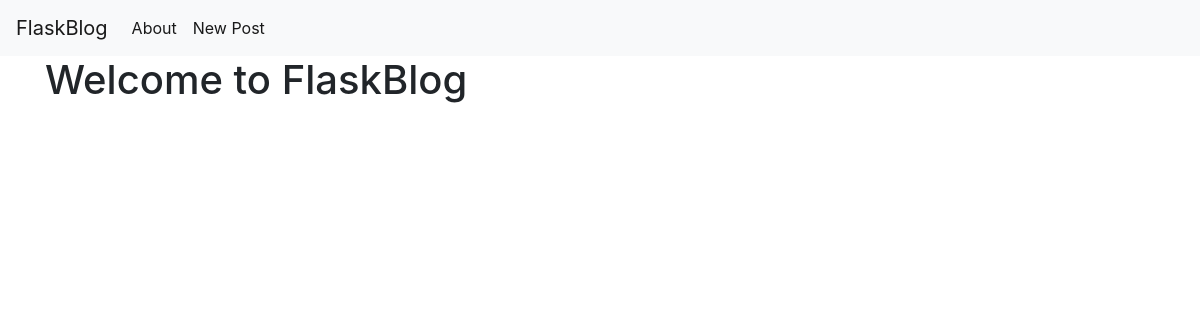
/, run on an earlier commit of the app's database.
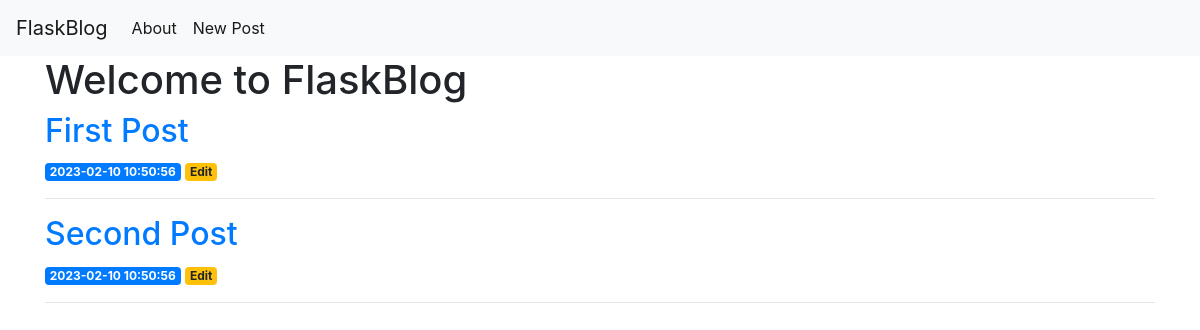
And on a later commit of the database.
### tables this page shows
CREATE TABLE posts (
    id INTEGER PRIMARY KEY AUTOINCREMENT,
    created TIMESTAMP NOT NULL DEFAULT CURRENT_TIMESTAMP,
    title TEXT NOT NULL,
    content TEXT NOT NULL
);

### app.py (the view)
@app.route('/')
def index():
    conn = get_db_connection()
    posts = conn.execute('SELECT * FROM posts').fetchall()
    conn.close()
    return render_template('index.html', posts=posts)

### app.py (called while the page is built)
def get_db_connection():
    conn = sqlite3.connect('database.db')
    conn.row_factory = sqlite3.Row
    return conn

### templates/index.html
{% extends 'base.html' %}
{% block content %}
    <h1>{% block title %} Welcome to FlaskBlog {% endblock %}</h1>
    {% for post in posts %}
       <a href={{ url_for('post', post_id=post['id']) }}>
            <h2>{{ post['title'] }}</h2>
       </a>
       <span class="badge badge-primary">{{ post['created'] }} </span>
        <a href={{ url_for('edit', id=post['id']) }}>
            <span class="badge badge-warning">Edit</span>
        </a>
       <hr>
    {% endfor%}
{% endblock %}

### templates/base.html (shortened to what this page needs)
<!DOCTYPE html>
<html lang="en">
    <head>
        <link rel="stylesheet" href="https://stackpath.bootstrapcdn.com/bootstrap/4.3.1/css/bootstrap.min.css">
    </head>
    <body>
         <nav class="navbar navbar-expand-md navbar-light bg-light">
            <a class="navbar-brand" href="{{ url_for('index')}}">FlaskBlog</a>
            <div class="collapse navbar-collapse" id="navbarNav">
                <ul class="navbar-nav">
                    <li class="nav-item active">
                        <a class="nav-link" href="#">About</a>
                    </li>
                    <li class="nav-item active">
                        <a class="nav-link" href=" {{url_for('create')}} ">New Post</a>
                    </li>
                </ul>
            </div>
        </nav>
        <div class="container">
            {% block content %} {% endblock %}
        </div>
    </body>
</html>

What changed in the data, as far as the page shows it:
added posts: title "First Post", created "2023-02-10 10:50:56"
added posts: title "Second Post", created "2023-02-10 10:50:56"
